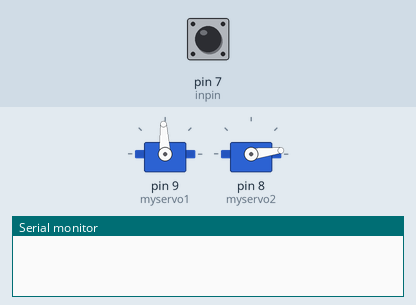
This sketch was run on a simulated Arduino Uno, built with avr-gcc and run on an emulated ATmega328P. On the bench: 2 × servo, the last lines printed to the serial monitor. Inputs (shaded band) come from the test bench; at power-on: pin 7 (inpin) HIGH.

Above: at 2.2 s.
2.3 s: pin 7 (inpin) pulled LOW for 0.15 s
At 5.0 s:
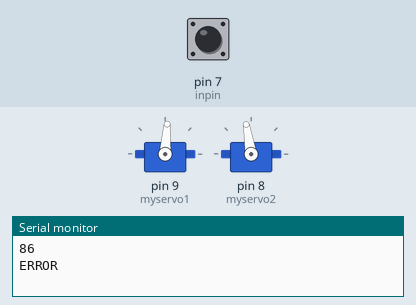
11.4 s: pin 7 (inpin) pulled LOW for 1 s
At 14.7 s:
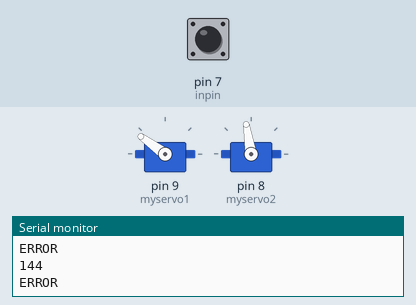
Timing chart, 0 to 25.5 s (numbered marks = the images above; inputs shaded):
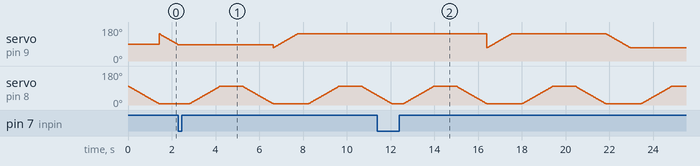

The sketch:

gripper.ino
```cpp
#include <Servo.h>

Servo myservo1;  // small servo

Servo myservo2;   // large servo

 int inpin = 7;  // Press Sensor Pin
 int val = 0;    // Variable to store the read value
 int pos1 = 0;    // variable to store the small servo position
 int pos2 = 0;    // variable to store the big servo position

void setup()
{
  Serial.begin(9600);
  pinMode(inpin, INPUT); // Pin 7 is connected to press sensor
  // Press sensor attaches to pin 7 and to ground
  myservo1.attach(9);  // attaches the small servo on pin 9
  myservo2.attach(8);  // attaches the large servo on digital pin 8
  digitalWrite(inpin, HIGH);
}


void loop()
{
  int i;
  //  Once bot is in position to pick up block

   lowerarm();           // Lower the arm to the block

   closesmallservo();      //  Close gripper
   delay(500);

   liftarm();             // Lift the gripper arm

   delay(1000);          // Hold block while traveling around

   lowerarm();            // Lower the gripper arm

   opensmallservo();      // Release block

    delay(500);

  liftarm();            // Raise the gripper arm out of the way

  delay(1000);           // waits one second for other servo to lift arm
}

void opensmallservo()
{
//  Serial.print("Opening Gripper. Final Position: ");
//  myservo2.write(pos2);
   for(pos1 = 70; pos1 < 144; pos1++)  // small servo opens
 {                                  // in steps of 1 degree
  myservo1.write(pos1);              // tell servo to go to position in variable 'pos'
   delay(15);                       // waits 15ms for the servo to reach the position
  }
//   myservo2.write(pos2);
//   delay(15);
//  Serial.println(pos1);
}

void closesmallservo()
{
//  Serial.print("Closing Gripper. ");
//  Serial.println();
    // Pull Press Sensor input up
   pos1 = 144;           // inititalize small servo position
   while(pos1 > 70)
   {
      myservo1.write(pos1);          // tell servo to go to position in variable 'pos'
      delay(15);                     // waits 15ms for the servo to reach the position
      if (digitalRead(inpin)==LOW) {
     //  Serial.print("Final closed Position: ");  // Monitor the last position of the servo
     //  Serial.println(pos1);
       break;
      }
      pos1--;
   }

 //   Serial.print("Final Position: ");  // Monitor the last position of the servo
  Serial.println(pos1);       //  Add language to show size of block based on pos1 value
if ((pos1>=104)&&(pos1<=125)) Serial.println("Rail block");
else if ((pos1>=90)&&(pos1<=100)) Serial.println("Sea block");
else if ((pos1>=71)&&(pos1<=80)) Serial.println("Air block");
else Serial.println("ERROR");

}

void liftarm()
{
//  Serial.print("Lifting Arm");
//  Serial.println();
   for(pos2 = 7; pos2 < 100; pos2 += 1)  // big servo lifts arm
  {                                  // in steps of 1 degree
    myservo2.write(pos2);              // tell big servo to go to position in variable 'pos'
    delay(15);                       // waits 15ms for the servo to reach the position
  }
}

void lowerarm()
{
//  Serial.print("Lowering Arm");
//  Serial.println();
  for(pos2 = 100; pos2>=7; pos2-=1)     // big servo lowers arm
  {
    myservo2.write(pos2);              // tell servo to go to position in variable 'pos'
    delay(15);                       // waits 15ms for the servo to reach the position
  }
}
```
